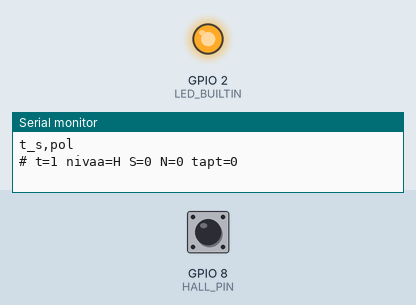
This sketch was run on a simulated ESP32. Parts: output pins drawn as LEDs (lit = HIGH), the last lines printed to the serial monitor. Inputs (shaded band) come from the test bench; at power-on: GPIO 8 (HALL_PIN) HIGH. Nothing arrives over Bluetooth unless stated; a phone connects over Bluetooth LE 3 s after start.

Above: at 1.2 s.
1.3 s: GPIO 8 (HALL_PIN) pulled LOW for 0.15 s
At 1.37 s:
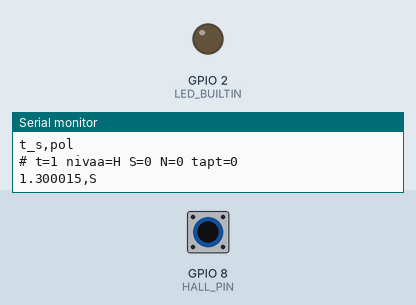
2.9 s: GPIO 8 (HALL_PIN) pulled LOW for 1 s
At 4.6 s:
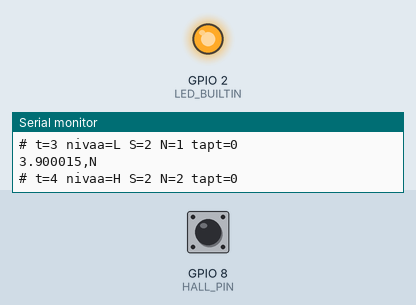
5.4 s: GPIO 8 (HALL_PIN) pulled LOW for 3.2 s
At 5.7 s:
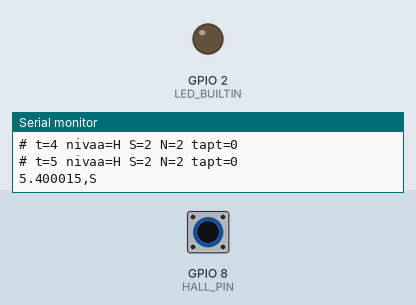
Timing chart, 0 to 10.1 s (numbered marks = the images above; inputs shaded):
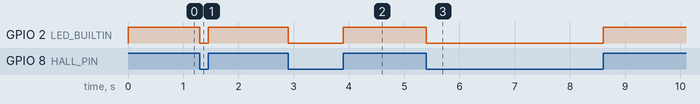

The sketch:

utsnurring_diagnose.ino
```cpp
// Diagnoseversjon av utsnurring_logger: logger begge flankene fra US1881-latchen,
// over USB og trådløst over BLE.
//
// USB (når en PC er koblet til):
//   <t_s>,S   utgangen gikk lav  (sensoren så sydpolen)
//   <t_s>,N   utgangen gikk høy  (sensoren så nordpolen)
//   # t=<s> nivaa=<L/H> S=<antall> N=<antall> tapt=<antall>   statuslinje hvert sekund
//
// BLE: enheten heter "KERS-utsnurring" og har én tjeneste med to karakteristikker.
//   FLANKER  notify, binært: n poster à 5 byte, uint32 micros() (little endian) + 'S'/'N'
//   STATUS   notify, samme statuslinje som over, hvert sekund
// Flankene ligger i en ringbuffer på 8192 poster til de er sendt. Faller forbindelsen
// kort ut, sendes det som kom imens når den er tilbake. Ved ny tilkobling sendes bare
// flanker fra de siste 30 sekundene, så gamle målinger ikke dukker opp i en ny serie.
//
// Riktig oppførsel er S og N annenhver gang. To like etter hverandre betyr at sensoren
// gikk glipp av den andre magneten. Kobling: VDD -> 5V, GND -> GND, OUT -> D9 (utsnurring_logger bruker D10).
// Les med  python3 Code/utsnurring_diagnose/les_diagnose.py [--ble]

#include <BLEDevice.h>
#include <BLEServer.h>
#include <BLE2902.h>

const uint8_t HALL_PIN = D9;
const bool LED_AKTIV_LAV = true;

const char *NAVN = "KERS-utsnurring";
const char *TJENESTE_UUID = "eedccbc9-a16a-4a60-bd93-a2a3324f97dc";
const char *FLANKER_UUID = "4a4bf346-512e-49b7-97a3-f5c3cd2b8a71";
const char *STATUS_UUID = "c0ebe3b8-889d-414e-87a1-23cde9e22c61";

const uint32_t BUF = 8192;              // poster, 8192 * 5 byte = 40 kB
const uint32_t MAKS_ALDER_US = 30000000; // eldre flanker sendes ikke ved ny tilkobling
const uint8_t POST = 5;
const uint8_t MAKS_POSTER = 48;          // per notify, 240 byte

volatile uint32_t tider[BUF];
volatile uint8_t nivaaer[BUF];
volatile uint32_t skrevet = 0;  // totalt antall flanker, indeks = skrevet % BUF
volatile uint32_t antall_s = 0, antall_n = 0;

uint32_t les_serie = 0, les_ble = 0, tapt = 0;
unsigned long sist_status = 0, sist_sendt = 0;

BLEServer *server;
BLECharacteristic *flanker, *status;
volatile bool tilkoblet = false, ny_tilkobling = false;

void IRAM_ATTR flanke() {
  uint8_t n = digitalRead(HALL_PIN);
  uint32_t i = skrevet % BUF;
  tider[i] = micros();
  nivaaer[i] = n;
  if (n) antall_n++; else antall_s++;
  skrevet++;
}

class Tilkobling : public BLEServerCallbacks {
  void onConnect(BLEServer *s) override {
    tilkoblet = true;
    ny_tilkobling = true;
  }
  void onDisconnect(BLEServer *s) override {
    tilkoblet = false;
    BLEDevice::startAdvertising();
  }
};

// Henter post nr. k. Returnerer false hvis den er overskrevet.
bool hent(uint32_t k, uint32_t &t, uint8_t &n) {
  noInterrupts();
  bool ok = skrevet - k <= BUF;
  t = tider[k % BUF];
  n = nivaaer[k % BUF];
  interrupts();
  return ok;
}

void send_ble() {
  uint32_t s = skrevet;
  if (s - les_ble > BUF) {  // bufferen gikk rundt før vi fikk sendt
    tapt += s - les_ble - BUF;
    les_ble = s - BUF;
  }
  if (ny_tilkobling) {  // hopp over flanker fra før denne tilkoblingen
    ny_tilkobling = false;
    uint32_t t; uint8_t n;
    while (les_ble != s && hent(les_ble, t, n) && micros() - t > MAKS_ALDER_US) les_ble++;
  }
  if (les_ble == s) return;

  // Send når det er nok til en full pakke, eller når det har gått 50 ms.
  uint16_t mtu = server->getPeerMTU(server->getConnId());
  uint8_t maks = constrain((mtu > 3 ? mtu - 3 : 20) / POST, 1, MAKS_POSTER);
  if (s - les_ble < maks && millis() - sist_sendt < 50) return;

  uint8_t pakke[MAKS_POSTER * POST];
  uint8_t antall = 0;
  while (les_ble != s && antall < maks) {
    uint32_t t; uint8_t n;
    if (!hent(les_ble, t, n)) break;
    uint8_t *p = pakke + antall * POST;
    p[0] = t; p[1] = t >> 8; p[2] = t >> 16; p[3] = t >> 24;
    p[4] = n ? 'N' : 'S';
    antall++;
    les_ble++;
  }
  flanker->setValue(pakke, antall * POST);
  flanker->notify();
  sist_sendt = millis();
}

void setup() {
  Serial.begin(115200);
  Serial.setTxTimeoutMs(0);  // ikke vent på USB når ingen leser porten, da henger BLE etter
  pinMode(HALL_PIN, INPUT_PULLUP);
  pinMode(LED_BUILTIN, OUTPUT);

  BLEDevice::init(NAVN);
  BLEDevice::setMTU(247);
  server = BLEDevice::createServer();
  server->setCallbacks(new Tilkobling());
  BLEService *tjeneste = server->createService(TJENESTE_UUID);
  flanker = tjeneste->createCharacteristic(FLANKER_UUID, BLECharacteristic::PROPERTY_NOTIFY);
  flanker->addDescriptor(new BLE2902());
  status = tjeneste->createCharacteristic(STATUS_UUID, BLECharacteristic::PROPERTY_NOTIFY | BLECharacteristic::PROPERTY_READ);
  status->addDescriptor(new BLE2902());
  tjeneste->start();
  BLEAdvertising *reklame = BLEDevice::getAdvertising();
  reklame->addServiceUUID(TJENESTE_UUID);
  reklame->setScanResponse(true);
  BLEDevice::startAdvertising();

  attachInterrupt(digitalPinToInterrupt(HALL_PIN), flanke, CHANGE);
  Serial.println("t_s,pol");
}

void loop() {
  bool sydpol = !digitalRead(HALL_PIN);
  digitalWrite(LED_BUILTIN, sydpol != LED_AKTIV_LAV);

  // USB: skriv alt som er nytt. Uten PC tilkoblet hoppes det over.
  uint32_t s = skrevet;
  if (s - les_serie > BUF) les_serie = s - BUF;
  while (les_serie != s) {
    uint32_t t; uint8_t n;
    bool ok = hent(les_serie, t, n);
    les_serie++;
    if (!ok || !Serial) continue;
    char linje[32];
    sprintf(linje, "%lu.%06lu,%c", t / 1000000UL, t % 1000000UL, n ? 'N' : 'S');
    Serial.println(linje);
  }

  if (tilkoblet) send_ble();

  unsigned long na = millis();
  if (na - sist_status >= 1000) {
    sist_status = na;
    char linje[80];
    sprintf(linje, "# t=%lu nivaa=%c S=%lu N=%lu tapt=%lu", na / 1000,
            digitalRead(HALL_PIN) ? 'H' : 'L', antall_s, antall_n, tapt);
    if (Serial) Serial.println(linje);
    if (tilkoblet) {
      status->setValue(linje);
      status->notify();
    }
  }
}
```

Measured:
- after the input at 1.3 s, GPIO 2 (LED_BUILTIN): HIGH → LOW at once, → HIGH 0.15 s later
- after the input at 2.9 s, GPIO 2 (LED_BUILTIN): HIGH → LOW at once, → HIGH 1.0 s later
- after the input at 5.4 s, GPIO 2 (LED_BUILTIN): HIGH → LOW at once, → HIGH 3.2 s later
